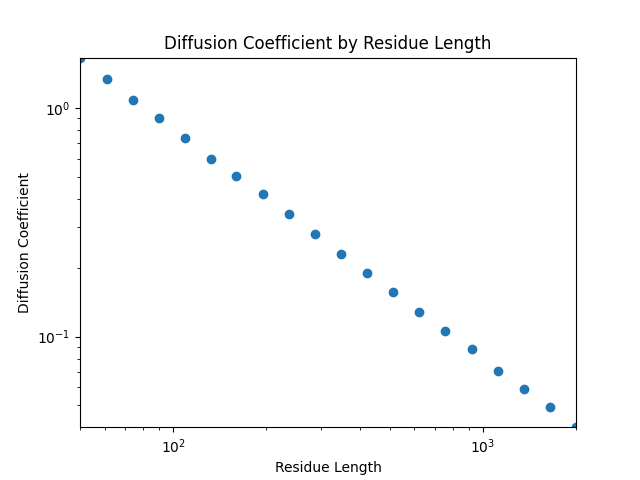

This figure's Python source:
import os
import re
import math
import matplotlib
matplotlib.use('QT5Agg')
import matplotlib.pyplot as plt


class Vec3:
    def __init__(self, x, y, z):
        self.x = x
        self.y = y
        self.z = z

    def __sub__(self, other):
        return Vec3(self.x - other.x, self.y - other.y, self.z - other.z)

    def length_squared(self):
        return self.x**2 + self.y**2 + self.z**2

class DiffusionCalculator:
    @staticmethod
    def get_cm(file_path):
        # This function reads the file, skips the header, and converts the content to a list of Vec3 objects.
        # Assuming the file contains lines with x, y, z coordinates separated by whitespace
        # and that the first line is a header.
        cm_list = []
        with open(file_path, 'r') as file:
            next(file)  # Skip the header or the first line
            for line in file:
                parts = line.split()
                if len(parts) >= 3:
                    cm_list.append(Vec3(float(parts[0]), float(parts[1]), float(parts[2])))
        return cm_list

    @staticmethod
    def calculate_diffusion_coefficient(cm_positions):
        if cm_positions is None or len(cm_positions) < 2:
            raise ValueError("There must be at least two positions to calculate the diffusion coefficient.")

        sum_of_squared_displacements = 0

        for i in range(1, len(cm_positions)):
            displacement = cm_positions[i] - cm_positions[i - 1]
            sum_of_squared_displacements += displacement.length_squared()

        diffusion_coefficient = sum_of_squared_displacements / (6 * (len(cm_positions) - 1))

        return diffusion_coefficient

    @staticmethod
    def calculate_diffusion_coefficients(data_path, time_step):
        res_list = []
        diff_coeff_list = []

        directories = [d for d in os.listdir(data_path) if os.path.isdir(os.path.join(data_path, d))]

        for dir in directories:
            match = re.search(r'residue(\d+)', dir)
            if match:
                residue_length = int(match.group(1))
                res_list.append(residue_length)

                file_path = os.path.join(data_path, dir, 'cm.dat')
                cm_list = DiffusionCalculator.get_cm(file_path)

                diffusion_coefficient = DiffusionCalculator.calculate_diffusion_coefficient(cm_list)

                diff_coeff_list.append(diffusion_coefficient)

        return (res_list, diff_coeff_list)



def plot_diffusion_coefficients(data_path, time_step):
    try:
        res_len_list, diff_coeff_list = DiffusionCalculator.calculate_diffusion_coefficients(data_path, time_step)

        plt.scatter(res_len_list, diff_coeff_list)
        plt.xscale('log')
        plt.yscale('log')

        # Set the minimum range for x and y if needed
        plt.xlim(min(res_len_list), max(res_len_list))
        plt.ylim(min([dc for dc in diff_coeff_list if dc > 0]), max(diff_coeff_list))  # Avoid zero or negative values

        plt.xlabel('Residue Length')
        plt.ylabel('Diffusion Coefficient')
        plt.title('Diffusion Coefficient by Residue Length')
        plt.show()
    except Exception as ex:
        print(str(ex))

# You would call the function with the path to your data directory
plot_diffusion_coefficients("C:/git/rouse_data/mc010", time_step=1)
